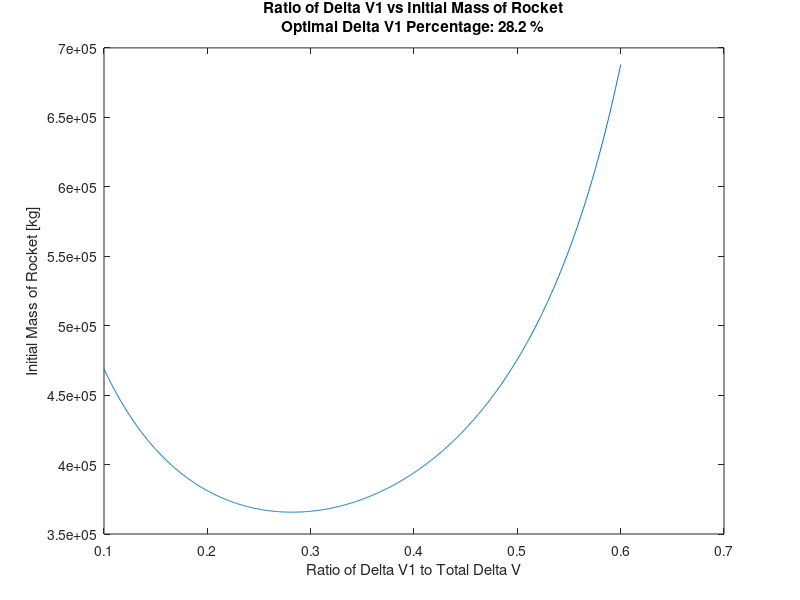

This figure's MATLAB source:
%%%%%%%%%%%%%%%%%%%%%%%%%%%%%%%%%%%%%%%%%%%%%%%%%%%%%%%%%%%%%%%%%%%%%%%%%%%% 
%  AAE 25100 Fall 2015
%  Programmer(s) and Purdue Email Address(es):
%  1. Stephen Shearrow, sshearro@purdue.edu
%
%  Assignment #: HW 9
%
%  Academic Integrity Statement:
%
%       I/We have not used source code obtained from
%       any other unauthorized source, either modified
%       or unmodified.  Neither have I/we provided access
%       to my/our code to another. The project I/we am/are 
%       submitting is my/our own original work.
%  
%
%  Inputs: list each input argument variable name and 
%          comment with units (as appropriate):
%  1. m_pay - payload mass [kg]
%  2. delV1 - delta V that the first stage needs to achieve [m/s]
%  3. delV2 - delta V that the second stage needs to achieve [m/s]
%  4. ISP1 - Specific impulse that the first stage rocket engine gives [sec]
%  5. ISP2 - Specific impulse that the second stage rocket engine gives [sec]
%  6. Fin1 - Finert for first stage
%  7. Fin2 - Finert for second stage
%   
%  Outputs: list each output argument variable name and 
%           comment with units (as appropriate):
%  1. m0 - Initial mass of two stage rocket
%  
%  Script Description: This script calculates the initial mass of a two
%  stage rocket
%  
%%%%%%%%%%%%%%%%%%%%%%%%%%%%%%%%%%%%%%%%%%%%%%%%%%%%%%%%%%%%%%%%%%%%%
clc
close all
clear all

%---Inputs---
g0 = 9.81; %Acceleration of gravity [m/s^2]
m_pay = 16000; 
ISP1 = 311;
ISP2 = 451;
Fin1 = 0.091; %0.08;
Fin2 = 0.097; %0.13;  %(Mtot - Mpay - Mprop)/Mtot
delVtot = 9634; % Total delta V required [m/s]
x = linspace(0.1,0.6,1000);

%---Calculations---
delV1 = delVtot .* x;
delV2 = delVtot - delV1;

m0_2 = (m_pay.*(exp(delV2./(g0.*ISP2))).*(1-Fin2))./(1-Fin2.*exp(delV2./(g0.*ISP2)));
m0 = (m0_2.*(exp(delV1./(g0.*ISP1))).*(1-Fin1))./(1-Fin1.*exp(delV1./(g0.*ISP1)));

[m0_min, ind] = min(m0)
delV1_optPercent = x(ind)*100;
delV1_opt = delV1(ind)

%---Outputs---
plot(x,m0)
str = sprintf('Ratio of Delta V1 vs Initial Mass of Rocket\nOptimal Delta V1 Percentage: %3.1f %%',delV1_optPercent);
title(str)
xlabel('Ratio of Delta V1 to Total Delta V')
ylabel('Initial Mass of Rocket [kg]')
